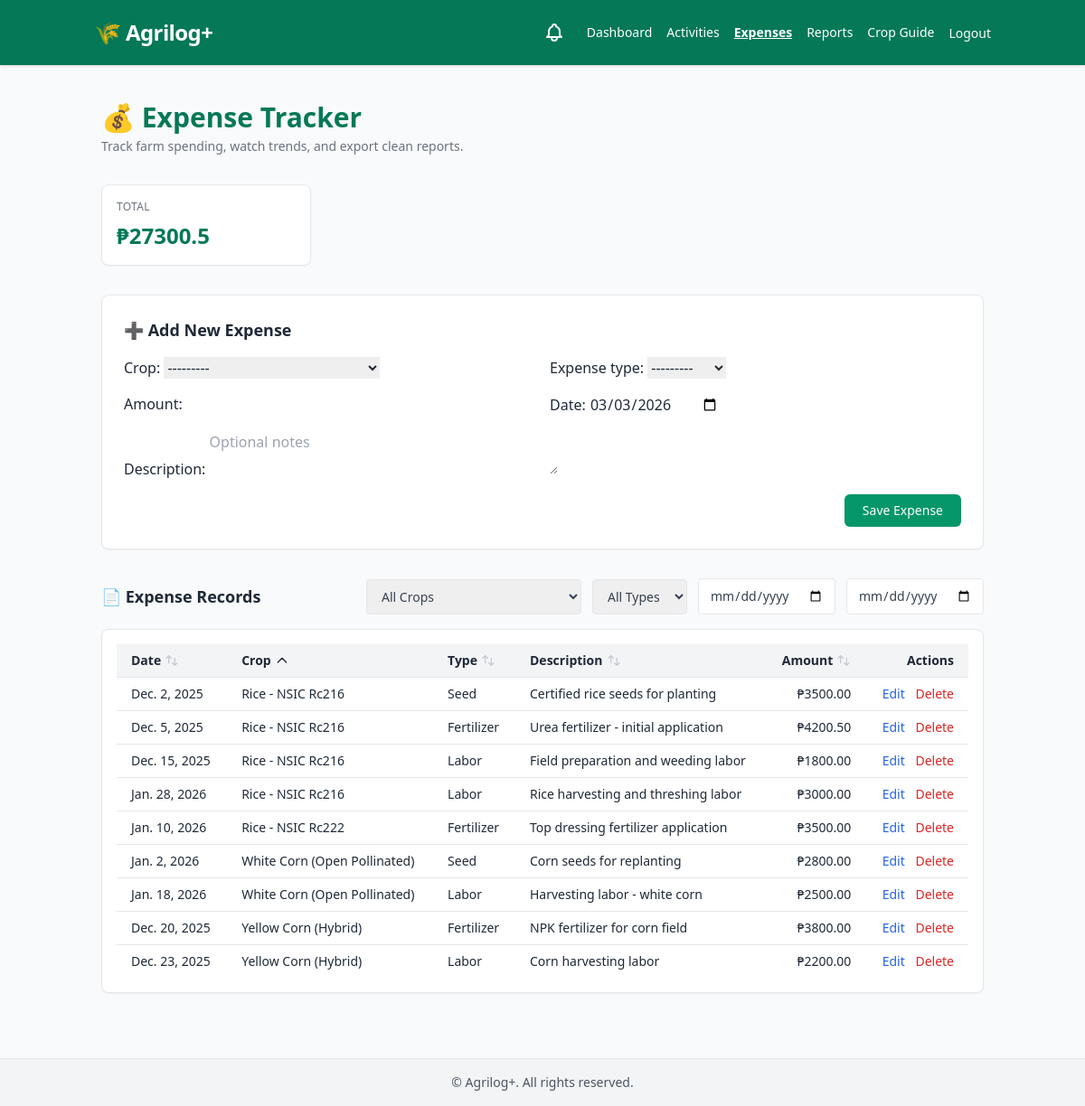
/expenses/?sort=crop (signed in), run on the app's committed database.
### myApp/models.py (models this page shows, shortened)
class Expense(models.Model):
    farmer = models.ForeignKey(User, on_delete=models.CASCADE)
    crop = models.ForeignKey(
        Crop,
        on_delete=models.SET_NULL,
        null=True,
        blank=True
    )
    expense_type = models.CharField(max_length=20, choices=EXPENSE_TYPES)
    amount = models.DecimalField(max_digits=10, decimal_places=2)
    date = models.DateField(default=timezone.now)
    description = models.TextField(blank=True)

class Crop(models.Model):
    name = models.CharField(max_length=100)
    description = models.TextField(blank=True)
    ideal_seasons = models.CharField(max_length=100)
    days_to_harvest_min = models.PositiveIntegerField(default=100)
    days_to_harvest_max = models.PositiveIntegerField(default=130)
    seed_rate_min_kg = models.FloatField(default=0)
    seed_rate_max_kg = models.FloatField(default=0)
    fert_sacks_min = models.FloatField(default=0)
    fert_sacks_max = models.FloatField(default=0)
    yield_t_min = models.FloatField(default=0)
    yield_t_max = models.FloatField(default=0)
    def __str__(self):
        return self.name

### myApp/views.py (the view, shortened to what this page needs)
# urls.py: path('expenses/', views.expense_log_view, name='expense_log'),
@login_required
def expense_log_view(request):
    user = request.user
    expenses = Expense.objects.filter(farmer=user)
    crop_filter = request.GET.get('crop', '')
    expense_type_filter = request.GET.get('expense_type', '')
    date_from = request.GET.get('date_from', '')
    date_to = request.GET.get('date_to', '')
    if crop_filter:
        expenses = expenses.filter(crop_id=crop_filter)
    if expense_type_filter:
        expenses = expenses.filter(expense_type=expense_type_filter)
    if date_from:
        expenses = expenses.filter(date__gte=date_from)
    if date_to:
        expenses = expenses.filter(date__lte=date_to)
    sort_by = request.GET.get('sort', '-date')  # Default: newest first
    valid_sort_fields = {
        'date': 'date',
        '-date': '-date',
        'crop': 'crop__name',
        '-crop': '-crop__name',
        'type': 'expense_type',
        '-type': '-expense_type',
        'amount': 'amount',
        '-amount': '-amount',
        'description': 'description',
        '-description': '-description',
    }
    sort_field = valid_sort_fields.get(sort_by, '-date')
    expenses = expenses.order_by(sort_field)
    form = ExpenseForm()
    total = expenses.aggregate(Sum("amount"))["amount__sum"] or 0
    crops = Crop.objects.all().order_by('name')
    expense_breakdown = None
    selected_crop_name = None
    return render(request, "myApp/expense_log.html", {
        "expenses": expenses,
        "form": form,
        "total": total,
        "current_sort": sort_by,
        "crops": crops,
        "current_crop_filter": crop_filter,
        "current_expense_type_filter": expense_type_filter,
        "date_from": date_from,
        "date_to": date_to,
        "expense_breakdown": expense_breakdown,
        "selected_crop_name": selected_crop_name,
    })

### myApp/templates/myApp/expense_log.html (shortened to what this page needs)
{% extends "base.html" %} {% load static %} {% block content %}
<div class="max-w-5xl mx-auto py-10 px-4 sm:px-6 space-y-8">
    <div class="flex flex-col gap-3 sm:flex-row sm:items-end sm:justify-between">
        <div>
            <h2 class="text-3xl font-bold text-green-700">💰 Expense Tracker</h2>
            <p class="text-sm text-gray-500 mt-1">Track farm spending, watch trends, and export clean reports.</p>
        </div>
    </div>
    <section class="grid grid-cols-1 gap-4 sm:grid-cols-2 lg:grid-cols-4">
        <div class="bg-white border rounded-lg p-4 shadow-sm">
            <p class="text-xs uppercase tracking-wide text-gray-500">Total</p>
            <p class="mt-2 text-2xl font-bold text-green-700">₱{{ total|default:"0" }}</p>
        </div>
    </section>
    <section class="bg-white shadow-sm rounded-lg p-6 border border-gray-200">
        <h3 class="text-lg font-semibold text-gray-800 mb-4">➕ Add New Expense</h3>
        <form method="post" id="add-expense-form" class="grid grid-cols-1 sm:grid-cols-2 gap-4">
            <div>
                {{ form.crop.label_tag }} {{ form.crop }}
            </div>
            <div>
                {{ form.expense_type.label_tag }} {{ form.expense_type }}
            </div>
            <div>
                {{ form.amount.label_tag }} {{ form.amount }}
            </div>
            <div>
                {{ form.date.label_tag }} {{ form.date }}
            </div>
            <div class="sm:col-span-2">
                {{ form.description.label_tag }} {{ form.description }}
            </div>
            <div class="sm:col-span-2 text-right">
                <button type="submit" class="bg-green-600 hover:bg-green-700 text-white px-5 py-2 rounded-md font-medium text-sm">
          Save Expense
        </button>
            </div>
        </form>
    </section>
    <section class="space-y-4">
        <div class="flex flex-col sm:flex-row sm:items-center sm:justify-between gap-4">
            <h3 class="text-lg font-semibold text-gray-800">📄 Expense Records</h3>
            <form method="get" class="flex flex-wrap items-center gap-3">
                <div>
                    <select name="crop" onchange="this.form.submit()" class="border rounded px-3 py-2 text-sm text-gray-700 focus:outline-none focus:ring-2 focus:ring-green-500">
                        <option value="">All Crops</option>
                    </select>
                </div>
                <div>
                    <select name="expense_type" onchange="this.form.submit()" class="border rounded px-3 py-2 text-sm text-gray-700 focus:outline-none focus:ring-2 focus:ring-green-500">
                        <option value="">All Types</option>
                    </select>
                </div>
                <div>
                    <input type="date" name="date_from" value="{{ date_from }}" onchange="this.form.submit()" placeholder="From Date" class="border rounded px-3 py-2 text-sm text-gray-700 focus:outline-none focus:ring-2 focus:ring-green-500">
                </div>
                <div>
                    <input type="date" name="date_to" value="{{ date_to }}" onchange="this.form.submit()" placeholder="To Date" class="border rounded px-3 py-2 text-sm text-gray-700 focus:outline-none focus:ring-2 focus:ring-green-500">
                </div>
            </form>
        </div>
        <div class="bg-white shadow-sm rounded-lg p-4 border overflow-x-auto">
            <table class="w-full text-sm">
                <thead class="bg-gray-100">
                    <tr>
                        <th class="px-4 py-2 text-left">
                            <a href="?sort={% if current_sort == 'date' or current_sort == '' %}-date{% else %}date{% endif %}"
                               class="flex items-center gap-1 hover:text-green-700 cursor-pointer transition-colors">
                                Date
                                {% if current_sort == 'date' %}
                                    <svg class="w-4 h-4 text-green-600" fill="none" stroke="currentColor" viewBox="0 0 24 24">
                                        <path stroke-linecap="round" stroke-linejoin="round" stroke-width="2" d="M5 15l7-7 7 7"></path>
                                    </svg>
                                {% elif current_sort == '-date' or current_sort == '' %}
                                    <svg class="w-4 h-4 text-green-600" fill="none" stroke="currentColor" viewBox="0 0 24 24">
                                        <path stroke-linecap="round" stroke-linejoin="round" stroke-width="2" d="M19 9l-7 7-7-7"></path>
                                    </svg>
                                {% else %}
                                    <svg class="w-4 h-4 text-gray-400 opacity-50" fill="none" stroke="currentColor" viewBox="0 0 24 24">
                                        <path stroke-linecap="round" stroke-linejoin="round" stroke-width="2" d="M7 16V4m0 0L3 8m4-4l4 4m6 0v12m0 0l4-4m-4 4l-4-4"></path>
                                    </svg>
                                {% endif %}
                            </a>
                        </th>
                        <th class="px-4 py-2 text-left">
                            <a href="?sort={% if current_sort == 'crop' %}-crop{% else %}crop{% endif %}"
                               class="flex items-center gap-1 hover:text-green-700 cursor-pointer">
                                Crop
                                {% if current_sort == 'crop' %}
                                    <svg class="w-4 h-4" fill="none" stroke="currentColor" viewBox="0 0 24 24">
                                        <path stroke-linecap="round" stroke-linejoin="round" stroke-width="2" d="M5 15l7-7 7 7"></path>
                                    </svg>
                                {% elif current_sort == '-crop' %}
                                    <svg class="w-4 h-4" fill="none" stroke="currentColor" viewBox="0 0 24 24">
                                        <path stroke-linecap="round" stroke-linejoin="round" stroke-width="2" d="M19 9l-7 7-7-7"></path>
                                    </svg>
                                {% else %}
                                    <svg class="w-4 h-4 text-gray-400 opacity-50" fill="none" stroke="currentColor" viewBox="0 0 24 24">
                                        <path stroke-linecap="round" stroke-linejoin="round" stroke-width="2" d="M7 16V4m0 0L3 8m4-4l4 4m6 0v12m0 0l4-4m-4 4l-4-4"></path>
                                    </svg>
                                {% endif %}
                            </a>
                        </th>
                        <th class="px-4 py-2 text-left">
                            <a href="?sort={% if current_sort == 'type' %}-type{% else %}type{% endif %}"
                               class="flex items-center gap-1 hover:text-green-700 cursor-pointer">
                                Type
                                {% if current_sort == 'type' %}
                                    <svg class="w-4 h-4" fill="none" stroke="currentColor" viewBox="0 0 24 24">
                                        <path stroke-linecap="round" stroke-linejoin="round" stroke-width="2" d="M5 15l7-7 7 7"></path>
                                    </svg>
                                {% elif current_sort == '-type' %}
                                    <svg class="w-4 h-4" fill="none" stroke="currentColor" viewBox="0 0 24 24">
                                        <path stroke-linecap="round" stroke-linejoin="round" stroke-width="2" d="M19 9l-7 7-7-7"></path>
                                    </svg>
                                {% else %}
                                    <svg class="w-4 h-4 text-gray-400 opacity-50" fill="none" stroke="currentColor" viewBox="0 0 24 24">
                                        <path stroke-linecap="round" stroke-linejoin="round" stroke-width="2" d="M7 16V4m0 0L3 8m4-4l4 4m6 0v12m0 0l4-4m-4 4l-4-4"></path>
                                    </svg>
                                {% endif %}
                            </a>
                        </th>
                        <th class="px-4 py-2 text-left">
                            <a href="?sort={% if current_sort == 'description' %}-description{% else %}description{% endif %}"
                               class="flex items-center gap-1 hover:text-green-700 cursor-pointer">
                                Description
                                {% if current_sort == 'description' %}
                                    <svg class="w-4 h-4" fill="none" stroke="currentColor" viewBox="0 0 24 24">
                                        <path stroke-linecap="round" stroke-linejoin="round" stroke-width="2" d="M5 15l7-7 7 7"></path>
                                    </svg>
                                {% elif current_sort == '-description' %}
                                    <svg class="w-4 h-4" fill="none" stroke="currentColor" viewBox="0 0 24 24">
                                        <path stroke-linecap="round" stroke-linejoin="round" stroke-width="2" d="M19 9l-7 7-7-7"></path>
                                    </svg>
                                {% else %}
                                    <svg class="w-4 h-4 text-gray-400 opacity-50" fill="none" stroke="currentColor" viewBox="0 0 24 24">
                                        <path stroke-linecap="round" stroke-linejoin="round" stroke-width="2" d="M7 16V4m0 0L3 8m4-4l4 4m6 0v12m0 0l4-4m-4 4l-4-4"></path>
                                    </svg>
                                {% endif %}
                            </a>
                        </th>
                        <th class="px-4 py-2 text-right">
                            <a href="?sort={% if current_sort == 'amount' %}-amount{% else %}amount{% endif %}"
                               class="flex items-center justify-end gap-1 hover:text-green-700 cursor-pointer">
                                Amount
                                {% if current_sort == 'amount' %}
                                    <svg class="w-4 h-4" fill="none" stroke="currentColor" viewBox="0 0 24 24">
                                        <path stroke-linecap="round" stroke-linejoin="round" stroke-width="2" d="M5 15l7-7 7 7"></path>
                                    </svg>
                                {% elif current_sort == '-amount' %}
                                    <svg class="w-4 h-4" fill="none" stroke="currentColor" viewBox="0 0 24 24">
                                        <path stroke-linecap="round" stroke-linejoin="round" stroke-width="2" d="M19 9l-7 7-7-7"></path>
                                    </svg>
                                {% else %}
                                    <svg class="w-4 h-4 text-gray-400 opacity-50" fill="none" stroke="currentColor" viewBox="0 0 24 24">
                                        <path stroke-linecap="round" stroke-linejoin="round" stroke-width="2" d="M7 16V4m0 0L3 8m4-4l4 4m6 0v12m0 0l4-4m-4 4l-4-4"></path>
                                    </svg>
                                {% endif %}
                            </a>
                        </th>
                        <th class="px-4 py-2 text-right">Actions</th>
                    </tr>
                </thead>
                <tbody>
                    {% for expense in expenses %}
                    <tr class="border-t">
                        <td class="px-4 py-2">{{ expense.date }}</td>
                        <td class="px-4 py-2">
                            {{ expense.crop.name|default:"—" }}
                        </td>
                        <td class="px-4 py-2">{{ expense.get_expense_type_display }}</td>
                        <td class="px-4 py-2">{{ expense.description|default:"—" }}</td>
                        <td class="px-4 py-2 text-right font-medium">₱{{ expense.amount }}</td>
                        <td class="px-4 py-2 text-right">
                            <button onclick="openEditExpenseModal({{ expense.id }})" class="text-blue-600 hover:underline text-sm mr-2">Edit</button>
                            <button onclick="openDeleteExpenseModal({{ expense.id }})" class="text-red-600 hover:underline text-sm">Delete</button>
                        </td>
                    </tr>
                    {% empty %}
                    <tr>
                        <td colspan="6" class="text-center text-gray-400 py-6">
                            No expenses yet.
                        </td>
                    </tr>
                    {% endfor %}
                </tbody>
            </table>
        </div>
    </section>
</div>
{% endblock %}

### data on the page
Expense: date "Dec. 2, 2025", crop.name "Rice - NSIC Rc216", expense_type "Seed", description "Certified rice seeds for planting", amount "3500.00"
Expense: date "Dec. 5, 2025", crop.name "Rice - NSIC Rc216", expense_type "Fertilizer", description "Urea fertilizer - initial application", amount "4200.50"
Expense: date "Dec. 15, 2025", crop.name "Rice - NSIC Rc216", expense_type "Labor", description "Field preparation and weeding labor", amount "1800.00"
Expense: date "Jan. 28, 2026", crop.name "Rice - NSIC Rc216", expense_type "Labor", description "Rice harvesting and threshing labor", amount "3000.00"
Expense: date "Jan. 10, 2026", crop.name "Rice - NSIC Rc222", expense_type "Fertilizer", description "Top dressing fertilizer application", amount "3500.00"
Expense: date "Jan. 2, 2026", crop.name "White Corn (Open Pollinated)", expense_type "Seed", description "Corn seeds for replanting", amount "2800.00"
Expense: date "Jan. 18, 2026", crop.name "White Corn (Open Pollinated)", expense_type "Labor", description "Harvesting labor - white corn", amount "2500.00"
Expense: date "Dec. 20, 2025", crop.name "Yellow Corn (Hybrid)", expense_type "Fertilizer", description "NPK fertilizer for corn field", amount "3800.00"
Expense: date "Dec. 23, 2025", crop.name "Yellow Corn (Hybrid)", expense_type "Labor", description "Corn harvesting labor", amount "2200.00"

### other printed values
{{ total|default:"0" }} "27300.5"
